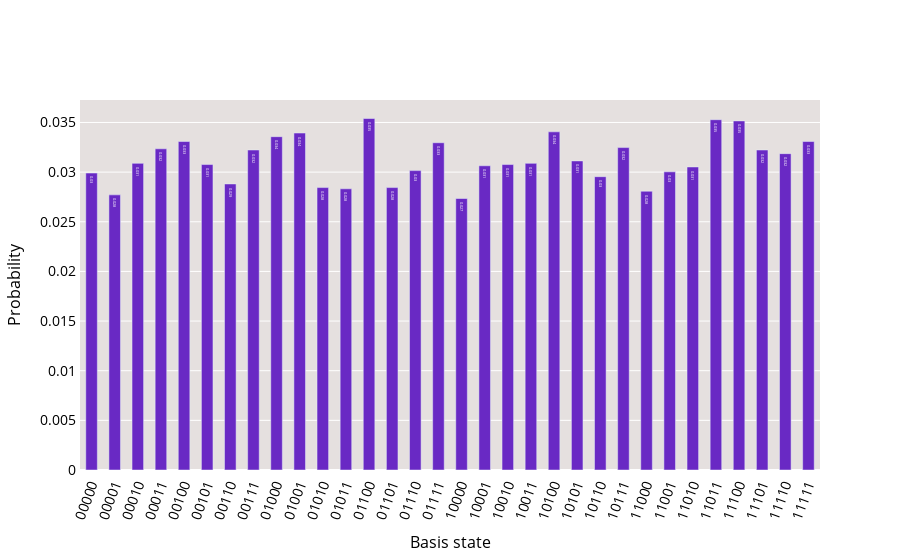

Notebook cell for this chart:
### Code cell
probability_distribution(counts)

### Figure 1 — Plotly figure (JSON) as saved in the notebook; plotly's stock layout.template omitted (floating-point values rounded to 4 significant figures)
{"data": [{"hoverinfo": "text", "hovertext": ["<b>00000</b><br>P = 0.03", "<b>00001</b><br>P = 0.028", "<b>00010</b><br>P = 0.031", "<b>00011</b><br>P = 0.032", "<b>00100</b><br>P = 0.033", "<b>00101</b><br>P = 0.031", "<b>00110</b><br>P = 0.029", "<b>00111</b><br>P = 0.032", "<b>01000</b><br>P = 0.034", "<b>01001</b><br>P = 0.034", "<b>01010</b><br>P = 0.028", "<b>01011</b><br>P = 0.028", "<b>01100</b><br>P = 0.035", "<b>01101</b><br>P = 0.028", "<b>01110</b><br>P = 0.03", "<b>01111</b><br>P = 0.033", "<b>10000</b><br>P = 0.027", "<b>10001</b><br>P = 0.031", "<b>10010</b><br>P = 0.031", "<b>10011</b><br>P = 0.031", "<b>10100</b><br>P = 0.034", "<b>10101</b><br>P = 0.031", "<b>10110</b><br>P = 0.03", "<b>10111</b><br>P = 0.032", "<b>11000</b><br>P = 0.028", "<b>11001</b><br>P = 0.03", "<b>11010</b><br>P = 0.031", "<b>11011</b><br>P = 0.035", "<b>11100</b><br>P = 0.035", "<b>11101</b><br>P = 0.032", "<b>11110</b><br>P = 0.032", "<b>11111</b><br>P = 0.033"], "marker": {"color": "#6929c4"}, "name": "", "text": [0.03, 0.028, 0.031, 0.032, 0.033, 0.031, 0.029, 0.032, 0.034, 0.034, 0.028, 0.028, 0.035, 0.028, 0.03, 0.033, 0.027, 0.031, 0.031, 0.031, 0.034, 0.031, 0.03, 0.032, 0.028, 0.03, 0.031, 0.035, 0.035, 0.032, 0.032, 0.033], "textposition": "auto", "type": "bar", "width": 0.5, "x": [0, 1, 2, 3, 4, 5, 6, 7, 8, 9, 10, 11, 12, 13, 14, 15, 16, 17, 18, 19, 20, 21, 22, 23, 24, 25, 26, 27, 28, 29, 30, 31], "y": [0.02991, 0.02771, 0.03088, 0.03235, 0.03308, 0.03076, 0.02881, 0.03223, 0.03357, 0.03394, 0.02844, 0.02832, 0.0354, 0.02844, 0.03015, 0.03296, 0.02734, 0.03064, 0.03076, 0.03088, 0.03406, 0.03113, 0.02954, 0.03247, 0.02808, 0.03003, 0.03052, 0.03528, 0.03516, 0.03223, 0.03186, 0.03308]}], "layout": {"font": {"color": "#000000"}, "paper_bgcolor": "#ffffff", "plot_bgcolor": "#e5e0df", "showlegend": false, "title": {"font": {"size": 18}, "x": 0.5}, "xaxis": {"linewidth": 1, "showline": true, "tickangle": -70, "tickfont": {"size": 14}, "ticktext": ["00000", "00001", "00010", "00011", "00100", "00101", "00110", "00111", "01000", "01001", "01010", "01011", "01100", "01101", "01110", "01111", "10000", "10001", "10010", "10011", "10100", "10101", "10110", "10111", "11000", "11001", "11010", "11011", "11100", "11101", "11110", "11111"], "tickvals": [0, 1, 2, 3, 4, 5, 6, 7, 8, 9, 10, 11, 12, 13, 14, 15, 16, 17, 18, 19, 20, 21, 22, 23, 24, 25, 26, 27, 28, 29, 30, 31], "title": {"font": {"size": 16}, "text": "Basis state"}}, "yaxis": {"linewidth": 1, "showline": true, "tickfont": {"size": 14}, "title": {"font": {"size": 16}, "text": "Probability"}}}}
